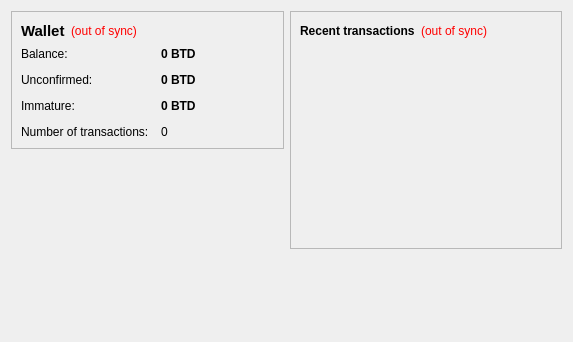
<?xml version="1.0" encoding="UTF-8"?>
<ui version="4.0">
 <class>OverviewPage</class>
 <widget class="QWidget" name="OverviewPage">
  <property name="geometry">
   <rect>
    <x>0</x>
    <y>0</y>
    <width>573</width>
    <height>342</height>
   </rect>
  </property>
  <property name="windowTitle">
   <string>Form</string>
  </property>
  <layout class="QHBoxLayout" name="horizontalLayout" stretch="1,1">
   <item>
    <layout class="QVBoxLayout" name="verticalLayout_2">
     <item>
      <widget class="QFrame" name="frame">
       <property name="frameShape">
        <enum>QFrame::StyledPanel</enum>
       </property>
       <property name="frameShadow">
        <enum>QFrame::Raised</enum>
       </property>
       <layout class="QVBoxLayout" name="verticalLayout_4">
        <item>
         <layout class="QHBoxLayout" name="horizontalLayout_4">
          <item>
           <widget class="QLabel" name="label_5">
            <property name="font">
             <font>
              <pointsize>11</pointsize>
              <weight>75</weight>
              <bold>true</bold>
             </font>
            </property>
            <property name="text">
             <string>Wallet</string>
            </property>
           </widget>
          </item>
          <item>
           <widget class="QLabel" name="labelWalletStatus">
            <property name="toolTip">
             <string>The displayed information may be out of date. Your wallet automatically synchronizes with the Bitdollar network after a connection is established, but this process has not completed yet.</string>
            </property>
            <property name="styleSheet">
             <string notr="true">QLabel { color: red; }</string>
            </property>
            <property name="text">
             <string notr="true">(out of sync)</string>
            </property>
            <property name="alignment">
             <set>Qt::AlignLeading|Qt::AlignLeft|Qt::AlignVCenter</set>
            </property>
           </widget>
          </item>
          <item>
           <spacer name="horizontalSpacer_2">
            <property name="orientation">
             <enum>Qt::Horizontal</enum>
            </property>
            <property name="sizeHint" stdset="0">
             <size>
              <width>40</width>
              <height>20</height>
             </size>
            </property>
           </spacer>
          </item>
         </layout>
        </item>
        <item>
         <layout class="QFormLayout" name="formLayout_2">
          <property name="fieldGrowthPolicy">
           <enum>QFormLayout::AllNonFixedFieldsGrow</enum>
          </property>
          <property name="horizontalSpacing">
           <number>12</number>
          </property>
          <property name="verticalSpacing">
           <number>12</number>
          </property>
          <item row="0" column="0">
           <widget class="QLabel" name="label">
            <property name="text">
             <string>Balance:</string>
            </property>
           </widget>
          </item>
          <item row="0" column="1">
           <widget class="QLabel" name="labelBalance">
            <property name="font">
             <font>
              <weight>75</weight>
              <bold>true</bold>
             </font>
            </property>
            <property name="cursor">
             <cursorShape>IBeamCursor</cursorShape>
            </property>
            <property name="toolTip">
             <string>Your current balance</string>
            </property>
            <property name="text">
             <string notr="true">0 BTD</string>
            </property>
            <property name="textInteractionFlags">
             <set>Qt::LinksAccessibleByMouse|Qt::TextSelectableByKeyboard|Qt::TextSelectableByMouse</set>
            </property>
           </widget>
          </item>
          <item row="1" column="0">
           <widget class="QLabel" name="label_3">
            <property name="text">
             <string>Unconfirmed:</string>
            </property>
           </widget>
          </item>
          <item row="1" column="1">
           <widget class="QLabel" name="labelUnconfirmed">
            <property name="font">
             <font>
              <weight>75</weight>
              <bold>true</bold>
             </font>
            </property>
            <property name="cursor">
             <cursorShape>IBeamCursor</cursorShape>
            </property>
            <property name="toolTip">
             <string>Total of transactions that have yet to be confirmed, and do not yet count toward the current balance</string>
            </property>
            <property name="text">
             <string notr="true">0 BTD</string>
            </property>
            <property name="textInteractionFlags">
             <set>Qt::LinksAccessibleByMouse|Qt::TextSelectableByKeyboard|Qt::TextSelectableByMouse</set>
            </property>
           </widget>
          </item>
          <item row="3" column="0">
           <widget class="QLabel" name="label_2">
            <property name="text">
             <string>Number of transactions:</string>
            </property>
           </widget>
          </item>
          <item row="3" column="1">
           <widget class="QLabel" name="labelNumTransactions">
            <property name="toolTip">
             <string>Total number of transactions in wallet</string>
            </property>
            <property name="text">
             <string notr="true">0</string>
            </property>
           </widget>
          </item>
          <item row="2" column="0">
           <widget class="QLabel" name="labelImmatureText">
            <property name="text">
             <string>Immature:</string>
            </property>
           </widget>
          </item>
          <item row="2" column="1">
           <widget class="QLabel" name="labelImmature">
            <property name="font">
             <font>
              <weight>75</weight>
              <bold>true</bold>
             </font>
            </property>
            <property name="toolTip">
             <string>Mined balance that has not yet matured</string>
            </property>
            <property name="text">
             <string notr="true">0 BTD</string>
            </property>
            <property name="textInteractionFlags">
             <set>Qt::LinksAccessibleByMouse|Qt::TextSelectableByKeyboard|Qt::TextSelectableByMouse</set>
            </property>
           </widget>
          </item>
         </layout>
        </item>
       </layout>
      </widget>
     </item>
     <item>
      <spacer name="verticalSpacer">
       <property name="orientation">
        <enum>Qt::Vertical</enum>
       </property>
       <property name="sizeHint" stdset="0">
        <size>
         <width>20</width>
         <height>40</height>
        </size>
       </property>
      </spacer>
     </item>
     <item>
      <widget class="QLabel" name="label_6">
       <property name="text">
        <string/>
       </property>
       <property name="pixmap">
        <pixmap resource="../bitcoin.qrc">:/images/backg</pixmap>
       </property>
       <property name="scaledContents">
        <bool>false</bool>
       </property>
       <property name="alignment">
        <set>Qt::AlignCenter</set>
       </property>
       <property name="margin">
        <number>-2</number>
       </property>
      </widget>
     </item>
    </layout>
   </item>
   <item>
    <layout class="QVBoxLayout" name="verticalLayout_3">
     <item>
      <widget class="QFrame" name="frame_2">
       <property name="frameShape">
        <enum>QFrame::StyledPanel</enum>
       </property>
       <property name="frameShadow">
        <enum>QFrame::Raised</enum>
       </property>
       <layout class="QVBoxLayout" name="verticalLayout">
        <item>
         <layout class="QHBoxLayout" name="horizontalLayout_2">
          <item>
           <widget class="QLabel" name="label_4">
            <property name="text">
             <string>&lt;b&gt;Recent transactions&lt;/b&gt;</string>
            </property>
           </widget>
          </item>
          <item>
           <widget class="QLabel" name="labelTransactionsStatus">
            <property name="toolTip">
             <string>The displayed information may be out of date. Your wallet automatically synchronizes with the Bitdollar network after a connection is established, but this process has not completed yet.</string>
            </property>
            <property name="styleSheet">
             <string notr="true">QLabel { color: red; }</string>
            </property>
            <property name="text">
             <string notr="true">(out of sync)</string>
            </property>
            <property name="alignment">
             <set>Qt::AlignRight|Qt::AlignTrailing|Qt::AlignVCenter</set>
            </property>
           </widget>
          </item>
          <item>
           <spacer name="horizontalSpacer">
            <property name="orientation">
             <enum>Qt::Horizontal</enum>
            </property>
            <property name="sizeHint" stdset="0">
             <size>
              <width>40</width>
              <height>20</height>
             </size>
            </property>
           </spacer>
          </item>
         </layout>
        </item>
        <item>
         <widget class="QListView" name="listTransactions">
          <property name="styleSheet">
           <string notr="true">QListView { background: transparent; }</string>
          </property>
          <property name="frameShape">
           <enum>QFrame::NoFrame</enum>
          </property>
          <property name="verticalScrollBarPolicy">
           <enum>Qt::ScrollBarAlwaysOff</enum>
          </property>
          <property name="horizontalScrollBarPolicy">
           <enum>Qt::ScrollBarAlwaysOff</enum>
          </property>
          <property name="selectionMode">
           <enum>QAbstractItemView::NoSelection</enum>
          </property>
         </widget>
        </item>
       </layout>
      </widget>
     </item>
     <item>
      <spacer name="verticalSpacer_2">
       <property name="orientation">
        <enum>Qt::Vertical</enum>
       </property>
       <property name="sizeHint" stdset="0">
        <size>
         <width>20</width>
         <height>40</height>
        </size>
       </property>
      </spacer>
     </item>
    </layout>
   </item>
  </layout>
 </widget>
 <resources>
  <include location="../bitcoin.qrc"/>
 </resources>
 <connections/>
</ui>
